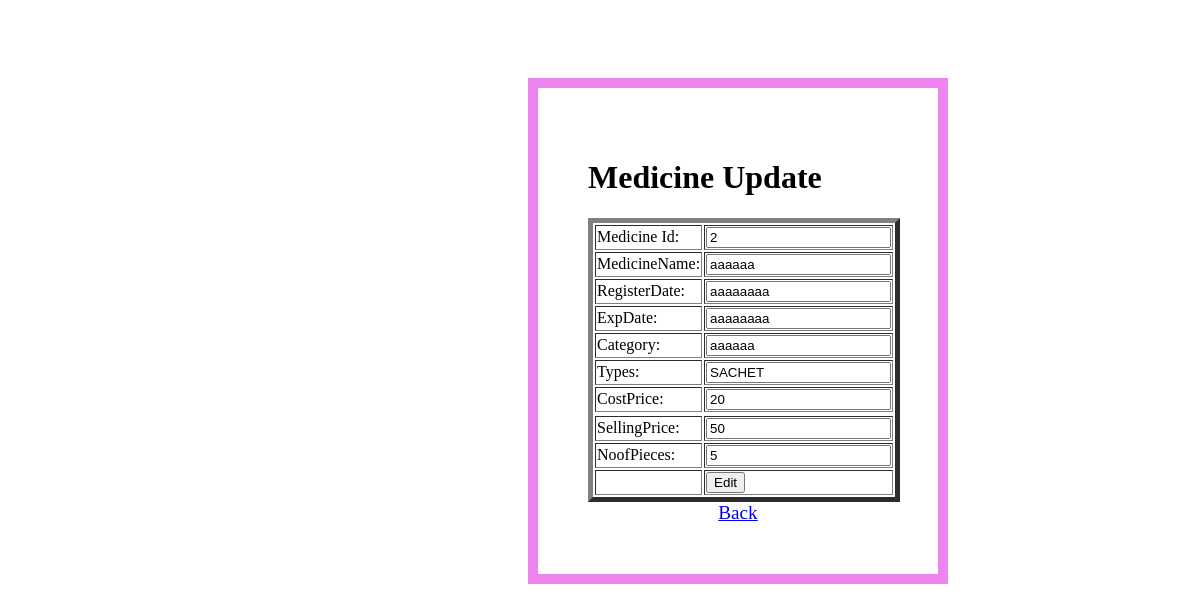
Screenshot of /editmedicine.php?id=2 with the database file from the repository.
### tables this page shows
CREATE TABLE `medicine` (
  `id` int(20) NOT NULL,
  `MedicineName` varchar(200) NOT NULL,
  `RegisterDate` varchar(200) NOT NULL,
  `ExpDate` varchar(200) NOT NULL,
  `Category` varchar(200) NOT NULL,
  `Types` varchar(200) NOT NULL,
  `CostPrice` varchar(200) NOT NULL,
  `SellingPrice` varchar(200) NOT NULL,
  `NoofPieces` int(200) NOT NULL
);

### editmedicine.php (the view, shortened to what this page needs)
<html>
<head>
</head>
<body>
<?php
include 'db.php';
$medicine_id =$_REQUEST['id'];
$result = mysqli_query($conn,"SELECT * FROM medicine WHERE id  = '$medicine_id'");
$test = mysqli_fetch_array($result);
        $id = $test['id'];
        $MedicineName = $test['MedicineName'];
        $RegisterDate = $test['RegisterDate'];
        $ExpDate = $test['ExpDate'];
        $Category = $test['Category'];
        $Types = $test['Types'];
        $CostPrice = $test['CostPrice'];
        $SellingPrice = $test['SellingPrice'];
        $NoofPieces = $test['NoofPieces'];
?>
  <form method="post" action="medicineedit.php">
  <div class="second">
  <p><h1>Medicine Update</h1></p>
<table border='5'>
  <tr>
    <td width="107">Medicine Id:</td>
    <td width="315"><input type="text" name="id" value="<?php echo $id; ?>" /></td>
  </tr>
  <tr>
    <td>MedicineName:</td>
    <td><input type="text" name="MedicineName" value="<?php echo $MedicineName; ?>"/></td>
    </tr>
    <tr>
    <td>RegisterDate:</td>
    <td><input type="text" name="RegisterDate"value="<?php echo $RegisterDate; ?>" /></td>
    </tr>
    <tr>
    <td>ExpDate:</td>
    <td><input type="text" name="ExpDate"value="<?php echo $ExpDate; ?>" /></td>
    </tr>
    <tr>
    <td>Category:</td>
    <td><input type="text" name="Category"value="<?php echo $Category; ?>" /></td>
    </tr>
    <tr>
    <td>Types:</td>
    <td><input type="text" name="Types"value="<?php echo $Types; ?>" /></td>
    </tr>
    <tr>
    <td>CostPrice:</td>
    <td><input type="text" name="CostPrice"value="<?php echo $CostPrice; ?>" /></td>
    </tr>
  <tr>
  <td>SellingPrice:</td>
    <td><input type="text" name="SellingPrice" value="<?php echo $SellingPrice; ?>"/></td></tr>
 <tr>
 <td>NoofPieces:</td>
    <td><input type="text" name="NoofPieces" value="<?php echo $NoofPieces; ?>"/></td></tr>
 <tr>
		<td>&nbsp;</td>
		<td><input type="submit" name="medicine" value="Edit"></td>
	</tr>
</table>
<div class="back"><a href="medicine.php">Back</a></div>
</div>
</body>
</html>

### editmedicine.php (style rules this page uses)
body { background-image: url(https://encrypted-tbn0.gstatic.com/images?q=tbn:ANd9GcT-oGH8S6AXJYCzCDln3fz3wIHMxwaF63ypQQ&usqp=CAU); background-size: 100%; padding-left: 500px; padding-top: 50px; }
table { width:300px; }
.second { width: 300px; border: 10px solid violet; padding: 50px; margin: 20px; }
.back { text-align: center; font-size: larger; }

### rows the page displays
medicine: id "2", MedicineName "aaaaaa", SellingPrice "50", NoofPieces "5"
